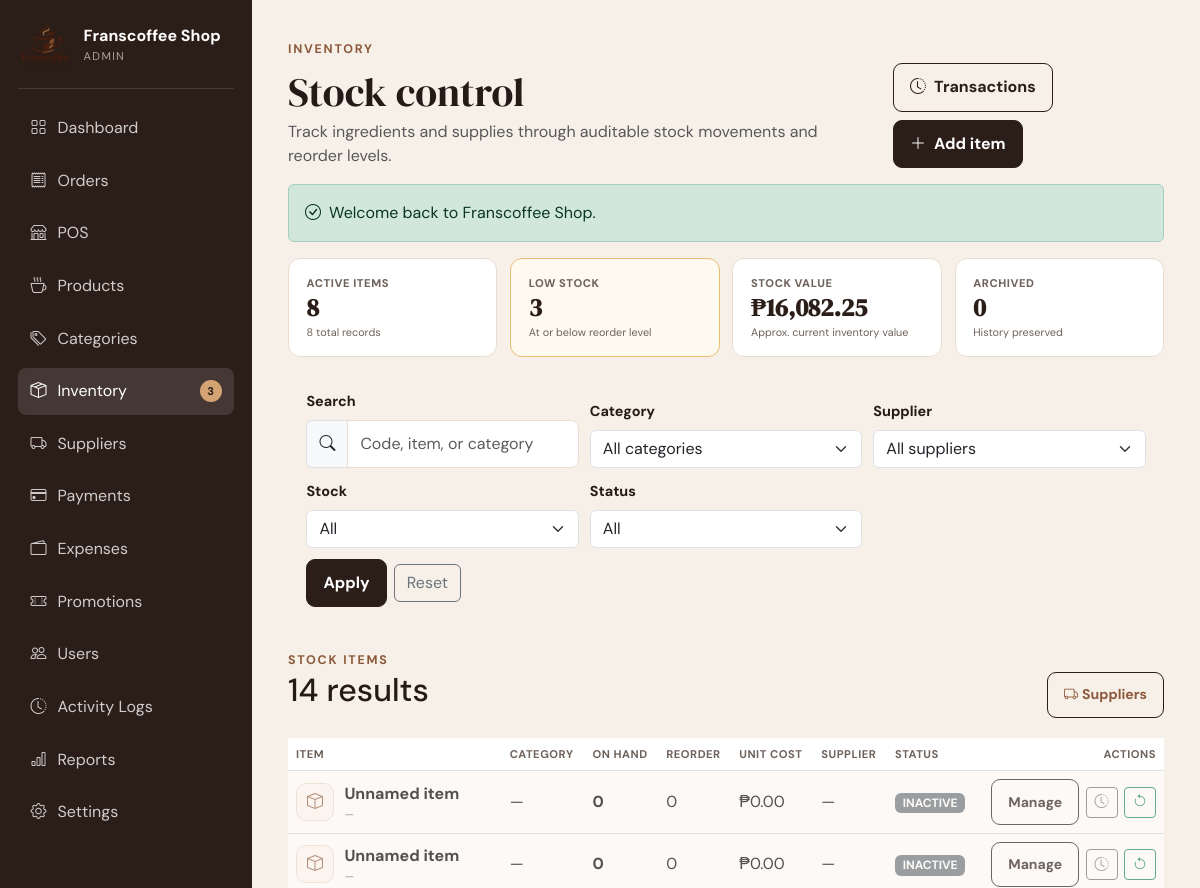
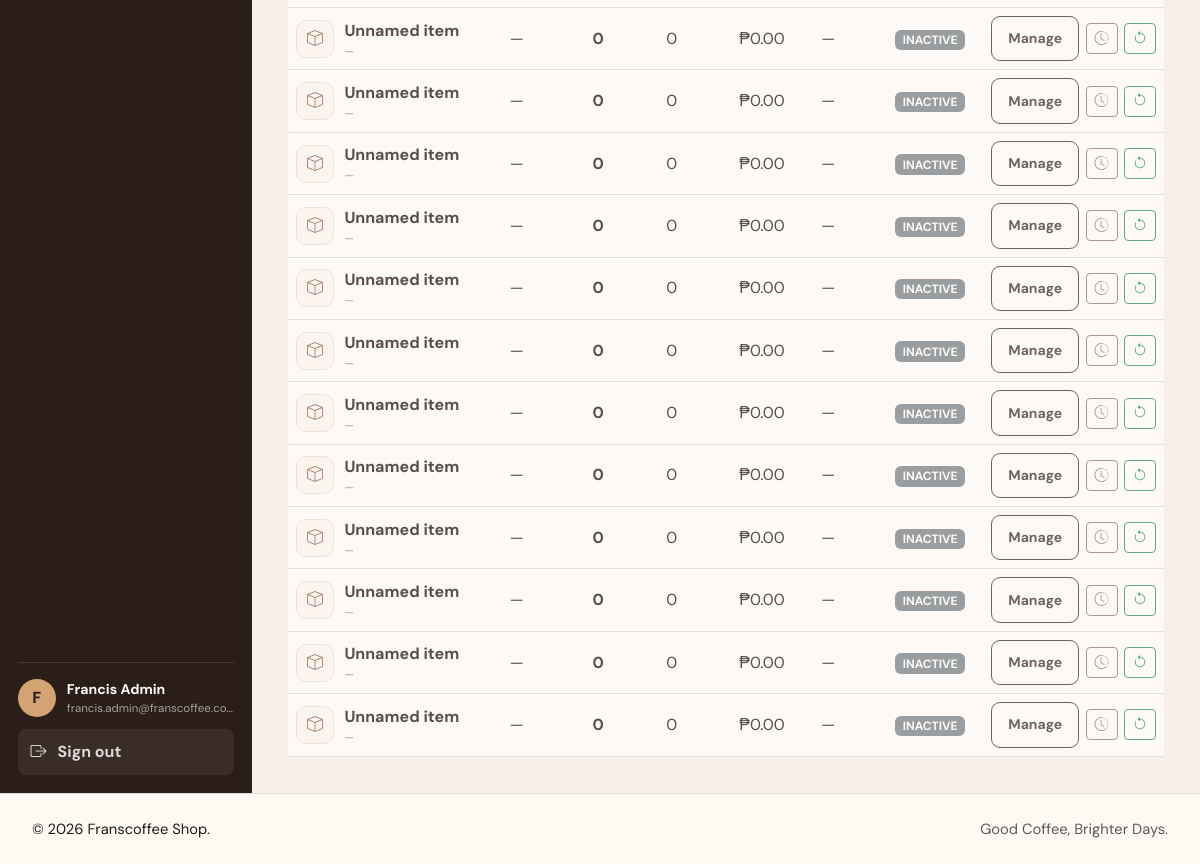
The page /admin/inventory.php (signed in) on the database its author committed (2 pictures, top to bottom).
### tables this page shows
CREATE TABLE users (
    id BIGINT UNSIGNED AUTO_INCREMENT PRIMARY KEY,
    first_name VARCHAR(80) NOT NULL,
    last_name VARCHAR(80) NOT NULL,
    email VARCHAR(190) NOT NULL UNIQUE,
    phone VARCHAR(30) NULL,
    password_hash VARCHAR(255) NOT NULL,
    role ENUM('ADMIN','STAFF','CUSTOMER') NOT NULL DEFAULT 'CUSTOMER',
    status ENUM('ACTIVE','INACTIVE') NOT NULL DEFAULT 'ACTIVE',
    email_verified_at DATETIME NULL,
    last_login_at DATETIME NULL,
    created_at DATETIME NOT NULL DEFAULT CURRENT_TIMESTAMP,
    updated_at DATETIME NOT NULL DEFAULT CURRENT_TIMESTAMP ON UPDATE CURRENT_TIMESTAMP,
    INDEX idx_users_role_status (role, status)
);

### admin/inventory.php (the view, shortened to what the rows shown need)
<?php
require_once __DIR__ . '/../includes/bootstrap.php';
$metrics = admin_inventory_metrics();
require __DIR__ . '/../includes/header.php';
?>
<div class="portal-shell"><?php require __DIR__ . '/../includes/sidebar.php'; ?><main class="portal-main inventory-main">
<header class="portal-page-header"><div><h1 class="mt-2 mb-1">Stock control</h1></div></header>
<section class="portal-card mt-4">
<div class="panel-heading"><div><h2><?= count($items) ?> result<?= count($items) === 1 ? '' : 's' ?></h2></div></div>
<?php if (!$items): ?><div class="empty-state compact"><i class="bi bi-box-seam"></i><h3>No inventory items found</h3><p>Try another filter or create the first stock item.</p><a class="btn btn-coffee" href="<?= url('admin/inventory-form.php') ?>">Add inventory item</a></div><?php else: ?>
<div class="table-responsive"><table class="table align-middle inventory-table mb-0"><thead><tr><th>Item</th><th>Category</th><th>On hand</th><th>Reorder</th><th>Unit cost</th><th>Supplier</th><th>Status</th><th class="text-end">Actions</th></tr></thead><tbody>
<?php foreach ($items as $item):
    $item = array_merge([
        'id' => 0,
        'item_name' => 'Unnamed item',
        'item_code' => '—',
        'category' => null,
        'quantity' => 0,
        'reorder_level' => 0,
        'unit' => '',
        'unit_cost' => 0,
        'supplier_name' => null,
        'status' => 'INACTIVE',
        'is_low_stock' => 0,
    ], is_array($item) ? $item : []);
    $low = (int)$item['is_low_stock'] === 1;
?>
<tr class="<?= $item['status'] !== 'ACTIVE' ? 'inventory-row-muted' : '' ?>">
<td><div class="inventory-item-cell"><span class="inventory-item-icon"><i class="bi bi-box"></i></span><div><strong><?= e((string)$item['item_name']) ?></strong><small><?= e((string)$item['item_code']) ?></small></div></div></td>
<td><?= e((string)($item['category'] ?: '—')) ?></td>
<td><div class="inventory-qty <?= $low ? 'low' : '' ?>"><strong><?= e(inventory_decimal((float)$item['quantity'])) ?></strong><span><?= e((string)$item['unit']) ?></span><?php if ($low): ?><em>LOW</em><?php endif; ?></div></td>
<td><?= e(inventory_decimal((float)$item['reorder_level'])) ?> <?= e((string)$item['unit']) ?></td>
<td><?= money((float)$item['unit_cost']) ?></td>
<td><?= e((string)($item['supplier_name'] ?: '—')) ?></td>
<td><span class="badge <?= $item['status'] === 'ACTIVE' ? 'text-bg-success' : 'text-bg-secondary' ?>"><?= e((string)$item['status']) ?></span></td>
<td class="text-end"><div class="catalog-action-group"><a class="btn btn-sm btn-outline-coffee" href="<?= url('admin/inventory-form.php?id=' . (int)$item['id']) ?>">Manage</a><a class="btn btn-sm btn-outline-secondary" title="Transaction history" href="<?= url('admin/inventory-transactions.php?item_id=' . (int)$item['id']) ?>"><i class="bi bi-clock-history"></i></a><form method="post"><?= csrf_field() ?><input type="hidden" name="action" value="toggle_item"><input type="hidden" name="item_id" value="<?= (int)$item['id'] ?>"><button class="btn btn-sm <?= $item['status'] === 'ACTIVE' ? 'btn-outline-danger' : 'btn-outline-success' ?>" type="submit" data-confirm="<?= $item['status'] === 'ACTIVE' ? 'Archive this inventory item? Its stock history will be preserved.' : 'Activate this inventory item?' ?>"><i class="bi <?= $item['status'] === 'ACTIVE' ? 'bi-archive' : 'bi-arrow-counterclockwise' ?>"></i></button></form></div></td>
</tr>
<?php endforeach; ?></tbody></table></div><?php endif; ?>
</section>
</main></div><?php require __DIR__ . '/../includes/footer.php'; ?>

### includes/sidebar.php (shortened to what the rows shown need)
<?php
$role = user_role() ?? 'GUEST';
$user = current_user();
$unreadNotifications = ($role === 'CUSTOMER' && function_exists('customer_unread_notification_count')) ? customer_unread_notification_count((int)($user['id'] ?? 0)) : 0;
$sidebarProfile = ($role === 'CUSTOMER' && function_exists('customer_profile')) ? customer_profile((int)($user['id'] ?? 0)) : null;
$lowStockCount = ($role === 'ADMIN' && function_exists('admin_inventory_metrics')) ? (int)admin_inventory_metrics()['low'] : 0;
$items = match ($role) {
    'ADMIN' => [
        ['Dashboard', 'bi-grid', 'admin/dashboard.php', 0],
        ['Orders', 'bi-receipt', 'staff/orders.php', 0],
        ['POS', 'bi-shop', 'staff/pos.php', 0],
        ['Products', 'bi-cup-hot', 'admin/products.php', 0],
        ['Categories', 'bi-tags', 'admin/categories.php', 0],
        ['Inventory', 'bi-box-seam', 'admin/inventory.php', $lowStockCount],
        ['Suppliers', 'bi-truck', 'admin/suppliers.php', 0],
        ['Payments', 'bi-credit-card', 'admin/payments.php', 0],
        ['Expenses', 'bi-wallet2', 'admin/expenses.php', 0],
        ['Promotions', 'bi-ticket-perforated', 'admin/promotions.php', 0],
        ['Users', 'bi-people', 'admin/users.php', 0],
        ['Activity Logs', 'bi-clock-history', 'admin/activity-logs.php', 0],
        ['Reports', 'bi-bar-chart', 'admin/reports.php', 0],
        ['Settings', 'bi-gear', 'admin/settings.php', 0],
    ],
    'STAFF' => [
        ['Dashboard', 'bi-grid', 'staff/dashboard.php', 0],
        ['POS', 'bi-shop', 'staff/pos.php', 0],
        ['Orders', 'bi-receipt', 'staff/orders.php', 0],
        ['Customers', 'bi-people', 'staff/customers.php', 0],
    ],
    default => [
        ['Dashboard', 'bi-house', 'customer/dashboard.php', 0],
        ['My Orders', 'bi-receipt', 'customer/orders.php', 0],
        ['Notifications', 'bi-bell', 'customer/notifications.php', $unreadNotifications],
        ['Favorites', 'bi-heart', 'customer/favorites.php', 0],
        ['Cart', 'bi-bag', 'cart.php', 0],
        ['Addresses', 'bi-geo-alt', 'customer/addresses.php', 0],
        ['Profile', 'bi-person', 'customer/profile.php', 0],
    ],
};
$sidebarAvatar = !empty($sidebarProfile['avatar_path']) ? url((string)$sidebarProfile['avatar_path']) : null;
$sidebarName = trim((string)($user['first_name'] ?? '') . ' ' . (string)($user['last_name'] ?? ''));
?>
<aside class="fc-sidebar d-none d-lg-flex">
    <div>
        <a class="sidebar-brand text-decoration-none text-white" href="<?= url(role_home((string)$role)) ?>">
            <div><strong><?= e(shop_setting('shop_name','Franscoffee Shop')) ?></strong><small><?= e($role) ?></small></div>
        </a>
    </div>
    <div class="sidebar-account">
        <div class="sidebar-user">
            <?php if ($sidebarAvatar): ?><img class="sidebar-avatar sidebar-avatar-image" src="<?= e($sidebarAvatar) ?>" alt="<?= e(($user['first_name'] ?? 'Customer') . ' profile photo') ?>"><?php else: ?><span class="sidebar-avatar"><?= e(strtoupper(substr((string) ($user['first_name'] ?? 'F'), 0, 1))) ?></span><?php endif; ?>
            <div><strong><?= e($sidebarName) ?></strong><small><?= e($user['email'] ?? '') ?></small></div>
        </div>
    </div>
</aside>

### rows shown on the page
users: role "ADMIN", first_name "F", sidebarName "Francis Admin", email "francis.admin@franscoffee.co…"

### other values the page prints
shop_setting('shop_name','Franscoffee Shop') "Franscoffee Shop"
$label "Dashboard"
$label "Orders"
$label "POS"
$label "Products"
$label "Categories"
$label "Inventory"
$count "3"
$label "Suppliers"
$label "Payments"
$label "Expenses"
$label "Promotions"
$label "Users"
$label "Activity Logs"
$label "Reports"
